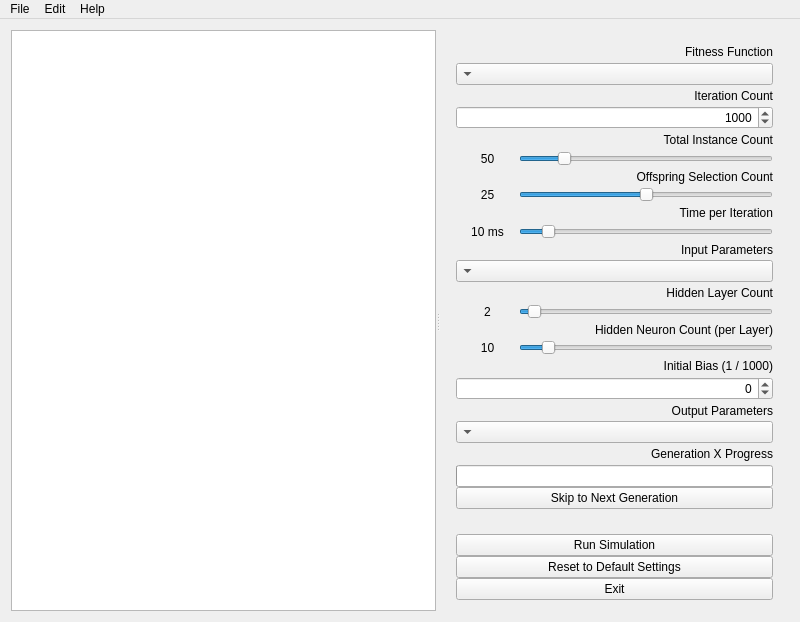
<?xml version="1.0" encoding="UTF-8"?>
<ui version="4.0">
 <class>MainWindow</class>
 <widget class="QMainWindow" name="MainWindow">
  <property name="windowModality">
   <enum>Qt::NonModal</enum>
  </property>
  <property name="enabled">
   <bool>true</bool>
  </property>
  <property name="geometry">
   <rect>
    <x>0</x>
    <y>0</y>
    <width>800</width>
    <height>622</height>
   </rect>
  </property>
  <property name="sizePolicy">
   <sizepolicy hsizetype="Maximum" vsizetype="Maximum">
    <horstretch>0</horstretch>
    <verstretch>0</verstretch>
   </sizepolicy>
  </property>
  <property name="minimumSize">
   <size>
    <width>800</width>
    <height>622</height>
   </size>
  </property>
  <property name="maximumSize">
   <size>
    <width>16777215</width>
    <height>16777215</height>
   </size>
  </property>
  <property name="windowTitle">
   <string>Learning Mess</string>
  </property>
  <widget class="QWidget" name="centralWidget">
   <property name="sizePolicy">
    <sizepolicy hsizetype="Maximum" vsizetype="Maximum">
     <horstretch>0</horstretch>
     <verstretch>0</verstretch>
    </sizepolicy>
   </property>
   <property name="minimumSize">
    <size>
     <width>800</width>
     <height>600</height>
    </size>
   </property>
   <property name="maximumSize">
    <size>
     <width>16777215</width>
     <height>16777215</height>
    </size>
   </property>
   <layout class="QGridLayout" name="gridLayout">
    <item row="0" column="0">
     <widget class="QSplitter" name="splitter">
      <property name="orientation">
       <enum>Qt::Horizontal</enum>
      </property>
      <widget class="QGraphicsView" name="graphicsView">
       <property name="sizePolicy">
        <sizepolicy hsizetype="Fixed" vsizetype="Fixed">
         <horstretch>0</horstretch>
         <verstretch>0</verstretch>
        </sizepolicy>
       </property>
      </widget>
      <widget class="QWidget" name="layoutWidget">
       <layout class="QVBoxLayout" name="verticalLayout">
        <property name="spacing">
         <number>25</number>
        </property>
        <item>
         <layout class="QVBoxLayout" name="verticalLayoutTop">
          <property name="spacing">
           <number>0</number>
          </property>
          <property name="leftMargin">
           <number>5</number>
          </property>
          <property name="rightMargin">
           <number>5</number>
          </property>
          <item>
           <widget class="QLabel" name="labelFitness">
            <property name="enabled">
             <bool>true</bool>
            </property>
            <property name="text">
             <string>Fitness Function</string>
            </property>
            <property name="alignment">
             <set>Qt::AlignRight|Qt::AlignTrailing|Qt::AlignVCenter</set>
            </property>
            <property name="margin">
             <number>5</number>
            </property>
           </widget>
          </item>
          <item>
           <widget class="QComboBox" name="comboFitness">
            <property name="layoutDirection">
             <enum>Qt::RightToLeft</enum>
            </property>
            <property name="currentText">
             <string/>
            </property>
            <property name="currentIndex">
             <number>-1</number>
            </property>
           </widget>
          </item>
          <item>
           <widget class="QLabel" name="labelIteration">
            <property name="enabled">
             <bool>true</bool>
            </property>
            <property name="text">
             <string>Iteration Count</string>
            </property>
            <property name="alignment">
             <set>Qt::AlignRight|Qt::AlignTrailing|Qt::AlignVCenter</set>
            </property>
            <property name="margin">
             <number>5</number>
            </property>
           </widget>
          </item>
          <item>
           <widget class="QSpinBox" name="sliderIteration">
            <property name="alignment">
             <set>Qt::AlignRight|Qt::AlignTrailing|Qt::AlignVCenter</set>
            </property>
            <property name="buttonSymbols">
             <enum>QAbstractSpinBox::UpDownArrows</enum>
            </property>
            <property name="minimum">
             <number>25</number>
            </property>
            <property name="maximum">
             <number>10000</number>
            </property>
            <property name="singleStep">
             <number>25</number>
            </property>
            <property name="value">
             <number>1000</number>
            </property>
           </widget>
          </item>
          <item>
           <widget class="QLabel" name="labelInstance">
            <property name="enabled">
             <bool>true</bool>
            </property>
            <property name="text">
             <string>Total Instance Count</string>
            </property>
            <property name="alignment">
             <set>Qt::AlignRight|Qt::AlignTrailing|Qt::AlignVCenter</set>
            </property>
            <property name="margin">
             <number>5</number>
            </property>
           </widget>
          </item>
          <item>
           <layout class="QHBoxLayout" name="horizontalLayoutInstance" stretch="40,160">
            <property name="spacing">
             <number>0</number>
            </property>
            <item>
             <widget class="QLabel" name="labelInstanceCount">
              <property name="enabled">
               <bool>true</bool>
              </property>
              <property name="text">
               <string>50</string>
              </property>
              <property name="alignment">
               <set>Qt::AlignCenter</set>
              </property>
             </widget>
            </item>
            <item>
             <widget class="QSlider" name="sliderInstance">
              <property name="minimum">
               <number>2</number>
              </property>
              <property name="maximum">
               <number>300</number>
              </property>
              <property name="value">
               <number>50</number>
              </property>
              <property name="sliderPosition">
               <number>50</number>
              </property>
              <property name="orientation">
               <enum>Qt::Horizontal</enum>
              </property>
             </widget>
            </item>
           </layout>
          </item>
          <item>
           <widget class="QLabel" name="labelOffspring">
            <property name="enabled">
             <bool>true</bool>
            </property>
            <property name="text">
             <string>Offspring Selection Count</string>
            </property>
            <property name="alignment">
             <set>Qt::AlignRight|Qt::AlignTrailing|Qt::AlignVCenter</set>
            </property>
            <property name="margin">
             <number>5</number>
            </property>
           </widget>
          </item>
          <item>
           <layout class="QHBoxLayout" name="horizontalLayoutOffspring" stretch="40,160">
            <property name="spacing">
             <number>0</number>
            </property>
            <item>
             <widget class="QLabel" name="labelOffspringCount">
              <property name="enabled">
               <bool>true</bool>
              </property>
              <property name="text">
               <string>25</string>
              </property>
              <property name="alignment">
               <set>Qt::AlignCenter</set>
              </property>
             </widget>
            </item>
            <item>
             <widget class="QSlider" name="sliderOffspring">
              <property name="minimum">
               <number>1</number>
              </property>
              <property name="maximum">
               <number>49</number>
              </property>
              <property name="value">
               <number>25</number>
              </property>
              <property name="sliderPosition">
               <number>25</number>
              </property>
              <property name="orientation">
               <enum>Qt::Horizontal</enum>
              </property>
             </widget>
            </item>
           </layout>
          </item>
          <item>
           <widget class="QLabel" name="labelTime">
            <property name="enabled">
             <bool>true</bool>
            </property>
            <property name="text">
             <string>Time per Iteration</string>
            </property>
            <property name="alignment">
             <set>Qt::AlignRight|Qt::AlignTrailing|Qt::AlignVCenter</set>
            </property>
            <property name="margin">
             <number>5</number>
            </property>
           </widget>
          </item>
          <item>
           <layout class="QHBoxLayout" name="horizontalLayoutTime" stretch="40,160">
            <property name="spacing">
             <number>0</number>
            </property>
            <item>
             <widget class="QLabel" name="labelDelta">
              <property name="enabled">
               <bool>true</bool>
              </property>
              <property name="text">
               <string>10 ms</string>
              </property>
              <property name="alignment">
               <set>Qt::AlignCenter</set>
              </property>
             </widget>
            </item>
            <item>
             <widget class="QSlider" name="sliderTime">
              <property name="minimum">
               <number>1</number>
              </property>
              <property name="maximum">
               <number>100</number>
              </property>
              <property name="value">
               <number>10</number>
              </property>
              <property name="sliderPosition">
               <number>10</number>
              </property>
              <property name="orientation">
               <enum>Qt::Horizontal</enum>
              </property>
             </widget>
            </item>
           </layout>
          </item>
          <item>
           <widget class="QLabel" name="labelInput">
            <property name="enabled">
             <bool>true</bool>
            </property>
            <property name="text">
             <string>Input Parameters</string>
            </property>
            <property name="alignment">
             <set>Qt::AlignRight|Qt::AlignTrailing|Qt::AlignVCenter</set>
            </property>
            <property name="margin">
             <number>5</number>
            </property>
           </widget>
          </item>
          <item>
           <widget class="QComboBox" name="comboInput">
            <property name="layoutDirection">
             <enum>Qt::RightToLeft</enum>
            </property>
           </widget>
          </item>
          <item>
           <widget class="QLabel" name="labelHiddenLayer">
            <property name="enabled">
             <bool>true</bool>
            </property>
            <property name="text">
             <string>Hidden Layer Count</string>
            </property>
            <property name="alignment">
             <set>Qt::AlignRight|Qt::AlignTrailing|Qt::AlignVCenter</set>
            </property>
            <property name="margin">
             <number>5</number>
            </property>
           </widget>
          </item>
          <item>
           <layout class="QHBoxLayout" name="horizontalLayoutLayer" stretch="40,160">
            <property name="spacing">
             <number>0</number>
            </property>
            <item>
             <widget class="QLabel" name="labelHiddenLayerCount">
              <property name="enabled">
               <bool>true</bool>
              </property>
              <property name="text">
               <string>2</string>
              </property>
              <property name="alignment">
               <set>Qt::AlignCenter</set>
              </property>
             </widget>
            </item>
            <item>
             <widget class="QSlider" name="sliderHiddenLayer">
              <property name="minimum">
               <number>1</number>
              </property>
              <property name="maximum">
               <number>30</number>
              </property>
              <property name="value">
               <number>2</number>
              </property>
              <property name="sliderPosition">
               <number>2</number>
              </property>
              <property name="orientation">
               <enum>Qt::Horizontal</enum>
              </property>
             </widget>
            </item>
           </layout>
          </item>
          <item>
           <widget class="QLabel" name="labelHiddenNeuron">
            <property name="enabled">
             <bool>true</bool>
            </property>
            <property name="text">
             <string>Hidden Neuron Count (per Layer)</string>
            </property>
            <property name="alignment">
             <set>Qt::AlignRight|Qt::AlignTrailing|Qt::AlignVCenter</set>
            </property>
            <property name="margin">
             <number>5</number>
            </property>
           </widget>
          </item>
          <item>
           <layout class="QHBoxLayout" name="horizontalLayoutNeuron" stretch="40,160">
            <property name="spacing">
             <number>0</number>
            </property>
            <item>
             <widget class="QLabel" name="labelHiddenNeuronCount">
              <property name="enabled">
               <bool>true</bool>
              </property>
              <property name="text">
               <string>10</string>
              </property>
              <property name="alignment">
               <set>Qt::AlignCenter</set>
              </property>
             </widget>
            </item>
            <item>
             <widget class="QSlider" name="sliderHiddenNeuron">
              <property name="minimum">
               <number>1</number>
              </property>
              <property name="maximum">
               <number>100</number>
              </property>
              <property name="value">
               <number>10</number>
              </property>
              <property name="sliderPosition">
               <number>10</number>
              </property>
              <property name="orientation">
               <enum>Qt::Horizontal</enum>
              </property>
             </widget>
            </item>
           </layout>
          </item>
          <item>
           <widget class="QLabel" name="labelBias">
            <property name="enabled">
             <bool>true</bool>
            </property>
            <property name="text">
             <string>Initial Bias (1 / 1000)</string>
            </property>
            <property name="alignment">
             <set>Qt::AlignRight|Qt::AlignTrailing|Qt::AlignVCenter</set>
            </property>
            <property name="margin">
             <number>5</number>
            </property>
           </widget>
          </item>
          <item>
           <widget class="QSpinBox" name="sliderBias">
            <property name="alignment">
             <set>Qt::AlignRight|Qt::AlignTrailing|Qt::AlignVCenter</set>
            </property>
            <property name="buttonSymbols">
             <enum>QAbstractSpinBox::UpDownArrows</enum>
            </property>
            <property name="minimum">
             <number>-10000000</number>
            </property>
            <property name="maximum">
             <number>10000000</number>
            </property>
            <property name="singleStep">
             <number>1</number>
            </property>
            <property name="value">
             <number>0</number>
            </property>
           </widget>
          </item>
          <item>
           <widget class="QLabel" name="labelOutput">
            <property name="enabled">
             <bool>true</bool>
            </property>
            <property name="text">
             <string>Output Parameters</string>
            </property>
            <property name="alignment">
             <set>Qt::AlignRight|Qt::AlignTrailing|Qt::AlignVCenter</set>
            </property>
            <property name="margin">
             <number>5</number>
            </property>
           </widget>
          </item>
          <item>
           <widget class="QComboBox" name="comboOutput">
            <property name="sizePolicy">
             <sizepolicy hsizetype="Preferred" vsizetype="Fixed">
              <horstretch>0</horstretch>
              <verstretch>0</verstretch>
             </sizepolicy>
            </property>
            <property name="layoutDirection">
             <enum>Qt::RightToLeft</enum>
            </property>
            <property name="autoFillBackground">
             <bool>false</bool>
            </property>
           </widget>
          </item>
          <item>
           <widget class="QLabel" name="labelGenerationProgress">
            <property name="enabled">
             <bool>true</bool>
            </property>
            <property name="text">
             <string>Generation X Progress</string>
            </property>
            <property name="alignment">
             <set>Qt::AlignRight|Qt::AlignTrailing|Qt::AlignVCenter</set>
            </property>
            <property name="margin">
             <number>5</number>
            </property>
           </widget>
          </item>
          <item>
           <widget class="QProgressBar" name="progressBarGeneration">
            <property name="enabled">
             <bool>true</bool>
            </property>
            <property name="value">
             <number>0</number>
            </property>
            <property name="textVisible">
             <bool>false</bool>
            </property>
           </widget>
          </item>
          <item>
           <widget class="QPushButton" name="buttonGeneration">
            <property name="text">
             <string>Skip to Next Generation</string>
            </property>
           </widget>
          </item>
         </layout>
        </item>
        <item>
         <layout class="QVBoxLayout" name="verticalLayoutBottom">
          <property name="spacing">
           <number>0</number>
          </property>
          <property name="sizeConstraint">
           <enum>QLayout::SetDefaultConstraint</enum>
          </property>
          <property name="leftMargin">
           <number>5</number>
          </property>
          <property name="rightMargin">
           <number>5</number>
          </property>
          <item>
           <widget class="QPushButton" name="buttonRun">
            <property name="text">
             <string>Run Simulation</string>
            </property>
           </widget>
          </item>
          <item>
           <widget class="QPushButton" name="buttonReset">
            <property name="text">
             <string>Reset to Default Settings</string>
            </property>
           </widget>
          </item>
          <item>
           <widget class="QPushButton" name="buttonExit">
            <property name="layoutDirection">
             <enum>Qt::LeftToRight</enum>
            </property>
            <property name="autoFillBackground">
             <bool>false</bool>
            </property>
            <property name="text">
             <string>Exit</string>
            </property>
           </widget>
          </item>
         </layout>
        </item>
       </layout>
      </widget>
     </widget>
    </item>
   </layout>
  </widget>
  <widget class="QMenuBar" name="menuBar">
   <property name="geometry">
    <rect>
     <x>0</x>
     <y>0</y>
     <width>800</width>
     <height>21</height>
    </rect>
   </property>
   <widget class="QMenu" name="menuLearning_Mess">
    <property name="title">
     <string>File</string>
    </property>
    <addaction name="actionLoad"/>
    <addaction name="actionSave"/>
    <addaction name="separator"/>
    <addaction name="actionExit"/>
   </widget>
   <widget class="QMenu" name="menuHelp">
    <property name="title">
     <string>Help</string>
    </property>
    <addaction name="actionGeneral"/>
    <addaction name="actionInstructions"/>
    <addaction name="actionAbout"/>
   </widget>
   <widget class="QMenu" name="menuEdit">
    <property name="title">
     <string>Edit</string>
    </property>
    <addaction name="actionSubjectParams"/>
    <addaction name="actionNetworkParams"/>
   </widget>
   <addaction name="menuLearning_Mess"/>
   <addaction name="menuEdit"/>
   <addaction name="menuHelp"/>
  </widget>
  <action name="actionGeneral">
   <property name="text">
    <string>General</string>
   </property>
  </action>
  <action name="actionInstructions">
   <property name="text">
    <string>Instructions</string>
   </property>
  </action>
  <action name="actionAbout">
   <property name="text">
    <string>About</string>
   </property>
  </action>
  <action name="actionNew">
   <property name="text">
    <string>Default Scenario</string>
   </property>
  </action>
  <action name="actionLoad">
   <property name="text">
    <string>Load Scenario</string>
   </property>
  </action>
  <action name="actionSave">
   <property name="text">
    <string>Save Scenario</string>
   </property>
  </action>
  <action name="actionExit">
   <property name="text">
    <string>Exit</string>
   </property>
  </action>
  <action name="actionSubjectParams">
   <property name="text">
    <string>Subject parameters...</string>
   </property>
  </action>
  <action name="actionNetworkParams">
   <property name="text">
    <string>Network parameters...</string>
   </property>
  </action>
 </widget>
 <layoutdefault spacing="6" margin="11"/>
 <resources/>
 <connections/>
</ui>
